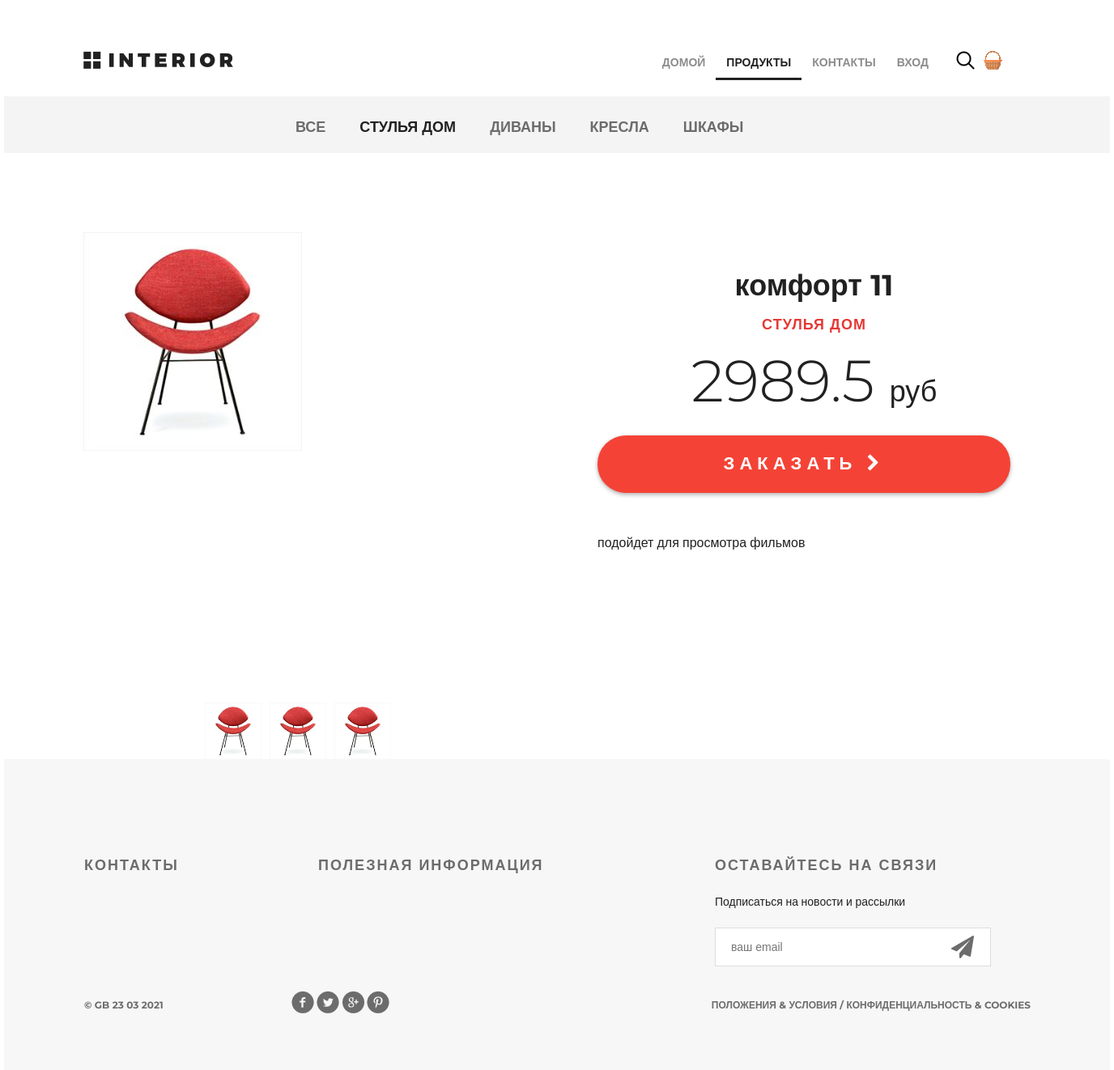
Page /products/product/1/ on the committed database.
### mainapp/models.py (models this page shows, shortened)
class ProductCategory(models.Model):
    name = models.CharField(max_length=64, unique=True, verbose_name='имя')
    description = models.TextField(verbose_name='описание', blank=True)
    is_active = models.BooleanField(verbose_name='активность', default=True)

class Product(models.Model):
    category = models.ForeignKey(ProductCategory, on_delete=models.CASCADE)
    name = models.CharField(max_length=128, verbose_name='имя')
    image = models.ImageField(upload_to='products_images', blank=True)
    short_desc = models.CharField(max_length=64, verbose_name='краткое описание', blank=True)
    description = models.TextField(blank=True, verbose_name='описание')
    price = models.DecimalField(verbose_name='цена', max_digits=8, decimal_places=2, default=0)
    quantity = models.PositiveIntegerField(verbose_name='количество на складе', default=0)
    is_active = models.BooleanField(verbose_name='активность', default=True)

### mainapp/views.py (the view)
# urls.py: path('product/<int:pk>/', mainapp.product, name='product'),
def product(request, pk):
    links_menu = ProductCategory.objects.all()
    content = {
        'title': 'продукт',
        'product': get_object_or_404(Product, pk=pk),
        'basket': get_basket(request.user),
        'links_menu': links_menu,
        'social_links': social_links,
    }
    return render(request, 'mainapp/product.html', content)

### mainapp/views.py (called while the page is built)
def get_basket(user):
    if user.is_authenticated:
        return Basket.objects.filter(user=user)
    return []

### mainapp/templates/mainapp/product.html (shortened to what this page needs)
{% extends 'mainapp/base.html' %} {% load static %} {% block content %}
<div class="hero-white">
    {% include 'mainapp/includes/inc_main_menu.html' %}
</div>
<div class="details">
    <div class="links clearfix">
        {% include 'mainapp/includes/inc_categories_menu.html' %}
    </div>
    <div class="details-products">
        <div class="details-slider">
            <div class="slider-product">
                <img src="/media/{{ product.image }}">
            </div>
            <div class="slider-control">
                <div class="block">
                    <a href="#"><img src="/media/{{ product.image }}" alt="">
                    </a>
                </div>
                <div class="block">
                    <a href="#"><img src="/media/{{ product.image }}" alt="">
                    </a>
                </div>
                <div class="block">
                    <a href="#"><img src="/media/{{ product.image }}" alt="">
                    </a>
                </div>
            </div>
        </div>
        <div class="description">
            <h3 class="big-bold">{{ product.name }}</h3>
            <h3 class="red">{{ product.category.name }}</h3>
            <p class="price">{{ product.price|floatformat:1 }} <span>руб</span></p>
            <a href="{% url 'basket:add' product.pk %}" class="red-button">заказать <i class="fa fa-chevron-right"
                    aria-hidden="true"></i></a>
            <div class="description-text">
                <p>{{ product.description }}</p>
            </div>
        </div>
    </div>
</div>
<div class="clr"></div>
</div>
{% endblock %}

### mainapp/templates/mainapp/includes/inc_categories_menu.html (shortened to what this page needs)
<ul class="links-menu">
        <li>
            <a href="{% url 'products:category' 0 %}"
                >
               все
            </a>
        </li>
    {% for link in links_menu %}
        <li>
            <a href="{% url 'products:category' link.pk %}"
                {% if request.resolver_match.kwargs.pk == link.pk %}
                    class="active"
                {% endif %}>
                {{ link.name }}
            </a>
        </li>
    {% endfor %}
</ul>

### static/style.css (style rules this page uses)
* { margin: 0; padding: 0; }
body { font-family: 'Montserrat', sans-serif; }
html, body { height: 100%; }
.slider-control .block a img { width: 70px; }
.clr { height: 384px; }
.clearfix:after { content: ""; display: block; clear: both; }
.big-bold { color: #212121; font-size: 36px; font-weight: 700; text-align: left; margin-bottom: 24px; line-height: 36px; }
.red { text-transform: uppercase; color: #e53935; font-size: 18px; font-weight: 700; text-align: left; letter-spacing: 1px; line-height: 17px; margin-bottom: 22px; }
.hero-white { background-color: #fff; height: 119px; padding-left: 98px; padding-right: 211px; position: relative; }
.links { height: 70px; background-color: #f4f4f4; position: relative; padding-left: 360px; }
.links-menu { margin: 27px auto 0px; position: absolute; }
.links-menu li { float: left; list-style-type: none; padding-right: 42px; }
.links-menu li a { text-decoration: none; color: #6c6c6c; font-size: 18px; font-weight: 700; text-transform: uppercase; }
.links-menu .active { color: #212121; font-size: 18px; font-weight: 700; }
.details-products { padding-left: 98px; padding-right: 98px; margin-top: 98px; height: 651px; }
.details-slider { width: 570px; float: left; margin-right: 30px; }
.slider-product { width: 570px; height: 570px; }
.slider-control { width: 420px; height: 70px; margin: 11px auto 0px; padding-left: 150px }
.slider-control .block { height: 70px; width: 70px; position: relative; float: left; margin-right: 10px; }
.slider-control .block img { height: 70px; }
.description { width: 535px; float: right; padding-left: 35px }
.description .big-bold { color: #212121; font-size: 36px; font-weight: 700; text-align: center; margin-top: 47px; margin-bottom: 0px; }
.description .red { text-transform: uppercase; color: #e53935; font-size: 18px; font-weight: 700; text-align: center; letter-spacing: 1px; line-height: 17px; margin-top: 23px; margin-bottom: 36px; }
.description .price { color: #212121; font-size: 72px; font-weight: 300; line-height: 48px; text-align: center; }
.description .price span { color: #212121; font-size: 36px; font-weight: 300; line-height: 48px; text-align: center; }
.red-button { display: block; height: 71px; width: 510px; border-radius: 35px; background-color: #f44336; text-align: center; text-transform: uppercase; text-decoration: none; color: #ffffff; font-size: 22px; font-weight: 700; line-height: 24px; box-shadow: 0px 2px 4.85px 0.15px rgba(33, 33, 33, 0.35); line-height: 70px; letter-spacing: 6px; margin-top: 31px; }
.description-text { margin-top: 50px; color: #212121; font-size: 16px; font-weight: 300; line-height: 24px; text-align: left; }
.description-text p { margin-bottom: 0.5em; }

### rows in the picture
ProductCategory: name "СТУЛЬЯ ДОМ"
ProductCategory: name "ДИВАНЫ"
ProductCategory: name "КРЕСЛА"
ProductCategory: name "ШКАФЫ"
Product: image (picture), name "комфорт 11", category.name "СТУЛЬЯ ДОМ", price "2989.5", description "подойдет для просмотра фильмов"
